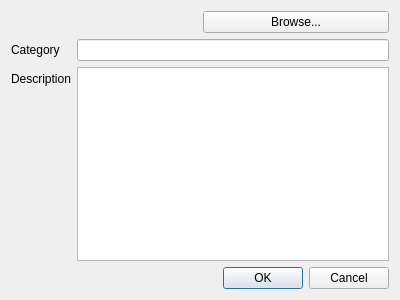
<?xml version="1.0" encoding="UTF-8"?>
<ui version="4.0">
 <class>DialogUpload</class>
 <widget class="QDialog" name="DialogUpload">
  <property name="geometry">
   <rect>
    <x>0</x>
    <y>0</y>
    <width>400</width>
    <height>300</height>
   </rect>
  </property>
  <property name="sizePolicy">
   <sizepolicy hsizetype="Fixed" vsizetype="Fixed">
    <horstretch>0</horstretch>
    <verstretch>0</verstretch>
   </sizepolicy>
  </property>
  <property name="windowTitle">
   <string>Dialog</string>
  </property>
  <layout class="QGridLayout" name="gridLayout">
   <item row="0" column="0">
    <widget class="QLabel" name="browsePath">
     <property name="text">
      <string/>
     </property>
    </widget>
   </item>
   <item row="0" column="1">
    <widget class="QPushButton" name="browse">
     <property name="text">
      <string>Browse...</string>
     </property>
    </widget>
   </item>
   <item row="1" column="0" colspan="2">
    <layout class="QFormLayout" name="formLayout">
     <item row="0" column="0">
      <widget class="QLabel" name="label_2">
       <property name="text">
        <string>Category</string>
       </property>
      </widget>
     </item>
     <item row="0" column="1">
      <widget class="QLineEdit" name="category"/>
     </item>
     <item row="1" column="0">
      <widget class="QLabel" name="label_3">
       <property name="text">
        <string>Description</string>
       </property>
      </widget>
     </item>
     <item row="1" column="1">
      <widget class="QPlainTextEdit" name="description"/>
     </item>
    </layout>
   </item>
   <item row="2" column="0" colspan="2">
    <widget class="QDialogButtonBox" name="buttonBox">
     <property name="orientation">
      <enum>Qt::Horizontal</enum>
     </property>
     <property name="standardButtons">
      <set>QDialogButtonBox::Cancel|QDialogButtonBox::Ok</set>
     </property>
    </widget>
   </item>
  </layout>
 </widget>
 <resources/>
 <connections>
  <connection>
   <sender>buttonBox</sender>
   <signal>accepted()</signal>
   <receiver>DialogUpload</receiver>
   <slot>accept()</slot>
   <hints>
    <hint type="sourcelabel">
     <x>248</x>
     <y>254</y>
    </hint>
    <hint type="destinationlabel">
     <x>157</x>
     <y>274</y>
    </hint>
   </hints>
  </connection>
  <connection>
   <sender>buttonBox</sender>
   <signal>rejected()</signal>
   <receiver>DialogUpload</receiver>
   <slot>reject()</slot>
   <hints>
    <hint type="sourcelabel">
     <x>316</x>
     <y>260</y>
    </hint>
    <hint type="destinationlabel">
     <x>286</x>
     <y>274</y>
    </hint>
   </hints>
  </connection>
 </connections>
</ui>
